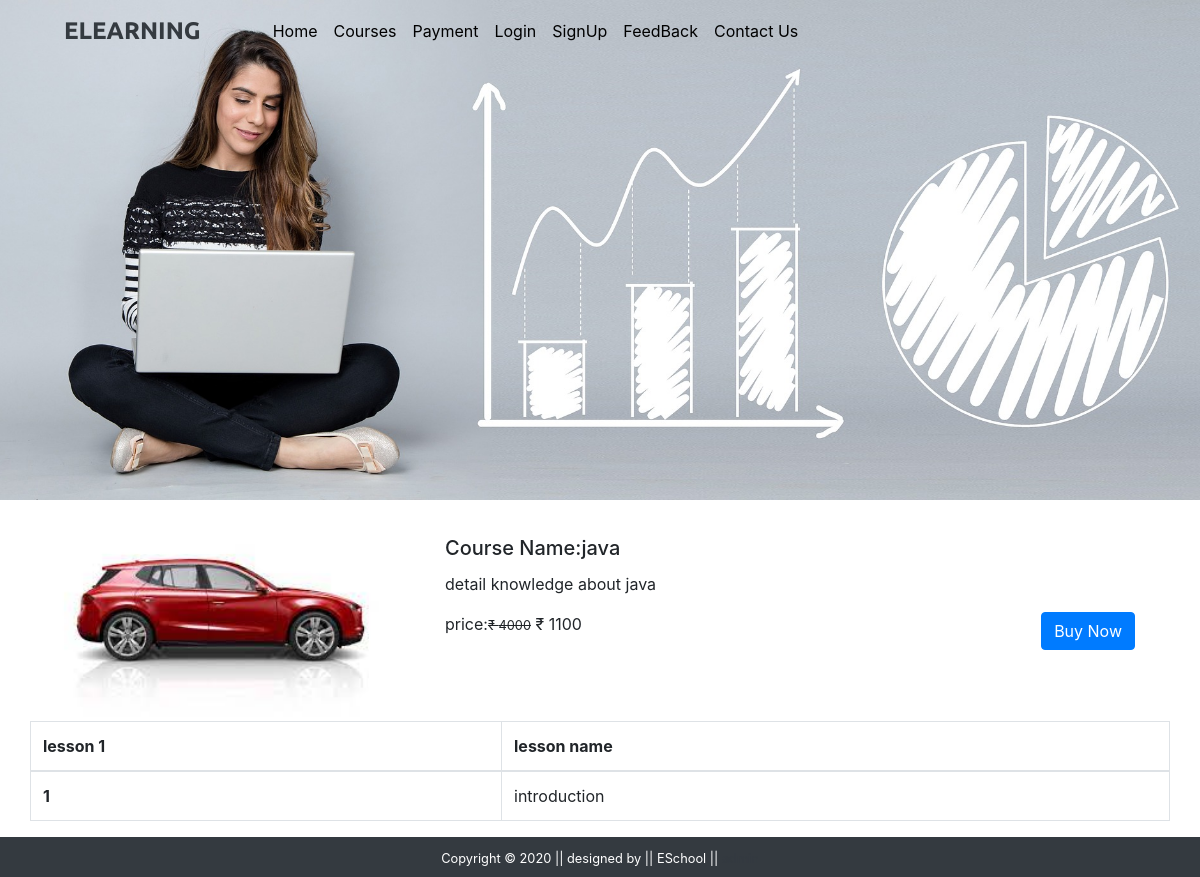
Screenshot of /coursedetail.php?course_id=6 with the database file from the repository.
### tables this page shows
CREATE TABLE `course_tb` (
  `course_id` int(11) NOT NULL,
  `course_name` varchar(255) NOT NULL,
  `course_desc` varchar(255) NOT NULL,
  `course_author` varchar(255) NOT NULL,
  `course_img` text NOT NULL,
  `course_duration` text NOT NULL,
  `course_price` int(11) NOT NULL,
  `c_orginal_price` int(11) NOT NULL
);

CREATE TABLE `lesson` (
  `lesson_id` int(11) NOT NULL,
  `lesson_name` text NOT NULL,
  `lesson_desc` text NOT NULL,
  `lesson_link` text NOT NULL,
  `course_id` int(11) NOT NULL,
  `course_name` varchar(255) NOT NULL
);

### coursedetail.php (the view, shortened to what this page needs)
<?php include('includes/header.php');
include('dbconnection.php');
?>
<div class="container-fluid bg-dark">
        <div class="row">
            <img src="images/analytics-3265840_1920.jpg" alt="course" style="height: 500px; width:100%; object-fit:cover; box-shadow: 10px;">
        </div>
    </div>
 <div class="container mt-3">
     <?php if(isset($_GET['course_id'])){
         $cid=$_GET['course_id'];
         $sql="SELECT * FROM course_tb where course_id='$cid'";
         $result=$con->query($sql);
         $row=$result->fetch_assoc();
     }
     ?>
     <div class="row">
         <div class="col-sm-4">
             <img src="<?php echo str_replace('..','.',$row['course_img'])?>" class="card-img-top" alt="">
         </div>
         <div class="col-sm-8">
             <div class="card-body">
                 <h5 class="card-title">Course Name:<?php echo $row['course_name'];?></h5>
                 <p class="card-text"><?php echo $row['course_desc'];?></p>
                 <form action="checkout.php" method="post">
                 <p class="card-text d-inline">price:<small><del>&#8377 <?php echo $row['c_orginal_price'];?></del></small>  <span class="font-weight-bolder">  &#8377 <?php echo $row['course_price'];?></span></p>
                 <button type="submit" class="btn btn-primary text-white font-weight-bolder float-right">Buy Now</button>
                 </form>
             </div>
         </div>
     </div>
 </div>
  <div class="container">
      <div class="row">
      <table class="table table-bordered table-hover">
              <thead>
                  <tr>
                      <th scope="col">lesson 1</th>
                      <th scope="col">lesson name</th>
                  </tr>
              </thead>
              <tbody>
    <?php
    $sql="SELECT * FROM lesson";
    $result=$con->query($sql);
    if($result->num_rows>0){
        $nom=0;
    while($row=$result->fetch_assoc()){
        if($cid==$row['course_id']){
            $nom++;
     echo '
     <tr>
         <th scope="row">'.$nom.'</th>
         <td>'.$row['lesson_name'].'</td>
     </tr>';
    }}}
    ?>
              </tbody>
          </table>
      </div>
  </div>
<?php include('includes/footer.php'); ?>

### css/custom.css (style rules this page uses)
* { padding: 0px; margin: 0px; box-sizing: border-box; }

### rows the page displays
course_tb: course_img (picture), course_name "java", course_desc "detail knowledge about java", c_orginal_price "4000", course_price "1100"
lesson: lesson_name "introduction"
